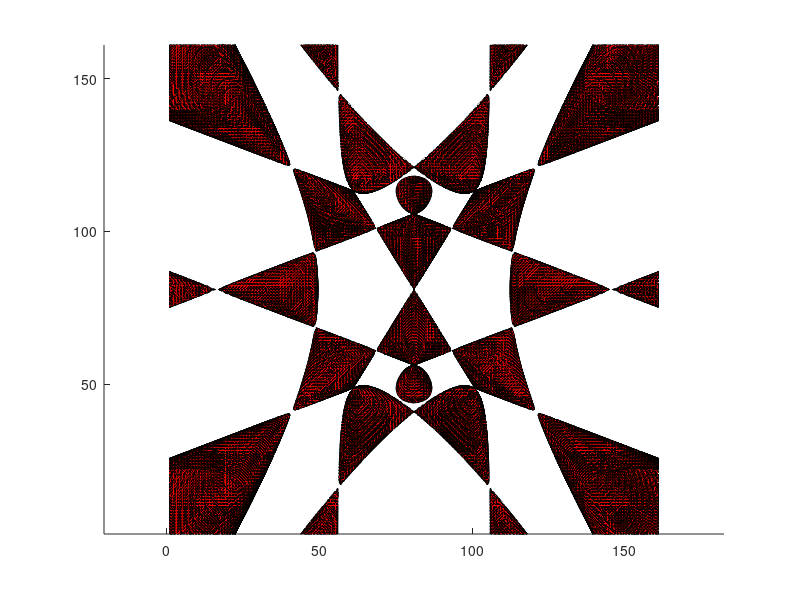

Write MATLAB code to recreate this figure.
%% Isosurface example
% t = 0.5*(1 + sqrt(5));
%pd_psi_210 = @(r,theta,phi) exp(-r).*(r.^2).*(cos(theta).^2)/(32*pi);
%barth = @(x,y,z) 4*(t.^2.* x.^2 - y.^2).*(t.^2.*y.^2 - z.^2).*(t.^2.*z.^2 - x.^2) - (1+2*t).*(x.^2 + y.^2 + z.^2 - 1).^2
%configuring the range
%[x y z] = meshgrid(-10:.1:10,-10:.1:10,-10:.1:10);

%create array of probability density magnitudes
%psi_210_vals = pd_psi_210(x,y,z);

%plotting
%imagesc(psi_210_vals(:,:,1)); %x-y plane
%isosurface(-10:.1:10, -10:.1:10, -2:.1:2, psi_210_vals, 0.001);
%fv = isosurface(-10:.1:10, -10:.1:10,-10:.1:10, psi_210_vals, 0.001);

s=0.025;

[x,y,z]=meshgrid(-2:s:2,-2:s:2,-2:s:2);

t = 0.5*(1 + sqrt(5));

u= 4*(t^2* x.^2 - y.^2).*(t^2.* y.^2 - z.^2).*(t^2 .* z.^2 - x.^2) - (1+2*t)*(x.^2 + y.^2 + z.^2 - 1).^2;

fv=isosurface(u,0);
patch(fv,'facecolor','r')
axis equal
